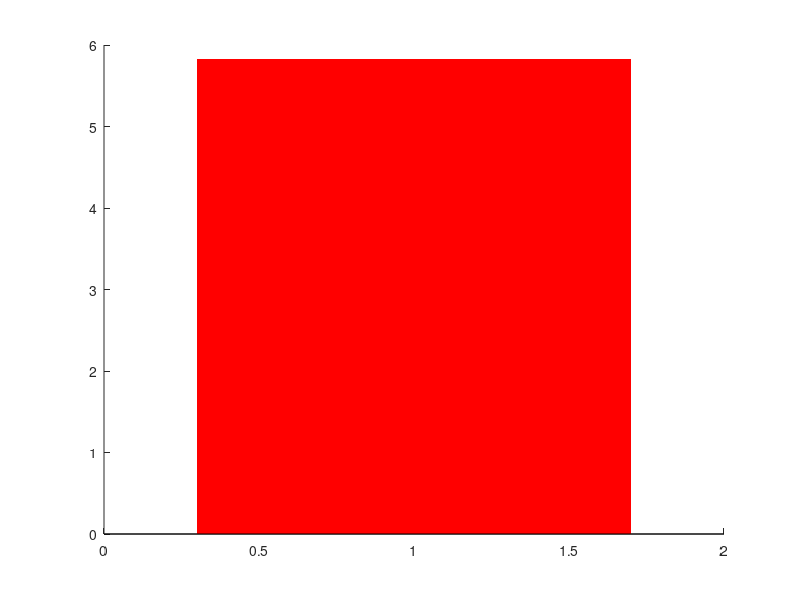

Write the MATLAB code that produced this figure. (Note: this script raises an error after producing the figure.)
%%%%%%%%%%%%%%%%%%%%%%%%%%%%%%%%%%%%%%%%%%%%%%%%%%%%%%%%%%%%%%%%%%%%%%%%%%%%%
% Figure S5 % Jiwon Park % 2023/09/21
% Figure S5B: Group comparison of preventive motives 
%%%%%%%%%%%%%%%%%%%%%%%%%%%%%%%%%%%%%%%%%%%%%%%%%%%%%%%%%%%%%%%%%%%%%%%%%%%%%

clear; clc;
load gitHub_Sample2.mat

% smoking status 
subjS=find(Sample2_smoking_StatusS==1);
subjPS=find(Sample2_smoking_StatusPS==1);
subjNS=find(Sample2_smoking_StatusNS==1);


%% covid-related factors: social consequence
data=Sample2_covid_PreventiveMotives_others;

data_avg=[mean(data(subjS)) mean(data(subjPS)) mean(data(subjNS))]
sem_avg=[std(data(subjS))/sqrt(length(subjS)) std(data(subjPS))/sqrt(length(subjPS)) std(data(subjNS))/sqrt(length(subjNS))]

c={'r','b','k'};
figure('color','w'); hold on;
count=0;
for idx=1:3
    count=count+1;
    bar(idx, data_avg(count),'facecolor',c{count},'edgecolor','none','barwidth',0.7);
    errorbar(idx, data_avg(count), sem_avg(count),'linewidth',2, 'color','k');
end
xticks(1:3); xticklabels({'S','PS','NS'});

ylabel('Motives');
ylim([5 6.5])

set(gca,'linewidth',5,'fontsize',25);
set(gca,'linewidth',5,'fontsize',35);
% 2 sample t-test
grp=nan(1,length(subjID_Sample2));
grp(subjS)=1; grp(subjPS)=2; grp(subjNS)=3;
[p,tbl,stats] = anova1(data, grp)


%%
clc
[h p ci stat]=ttest2(data(subjS), data(subjPS))
%%
[h p ci stat]=ttest2(data(subjS), data(subjNS))
%%
[h p ci stat]=ttest2(data(subjPS), data(subjNS))


